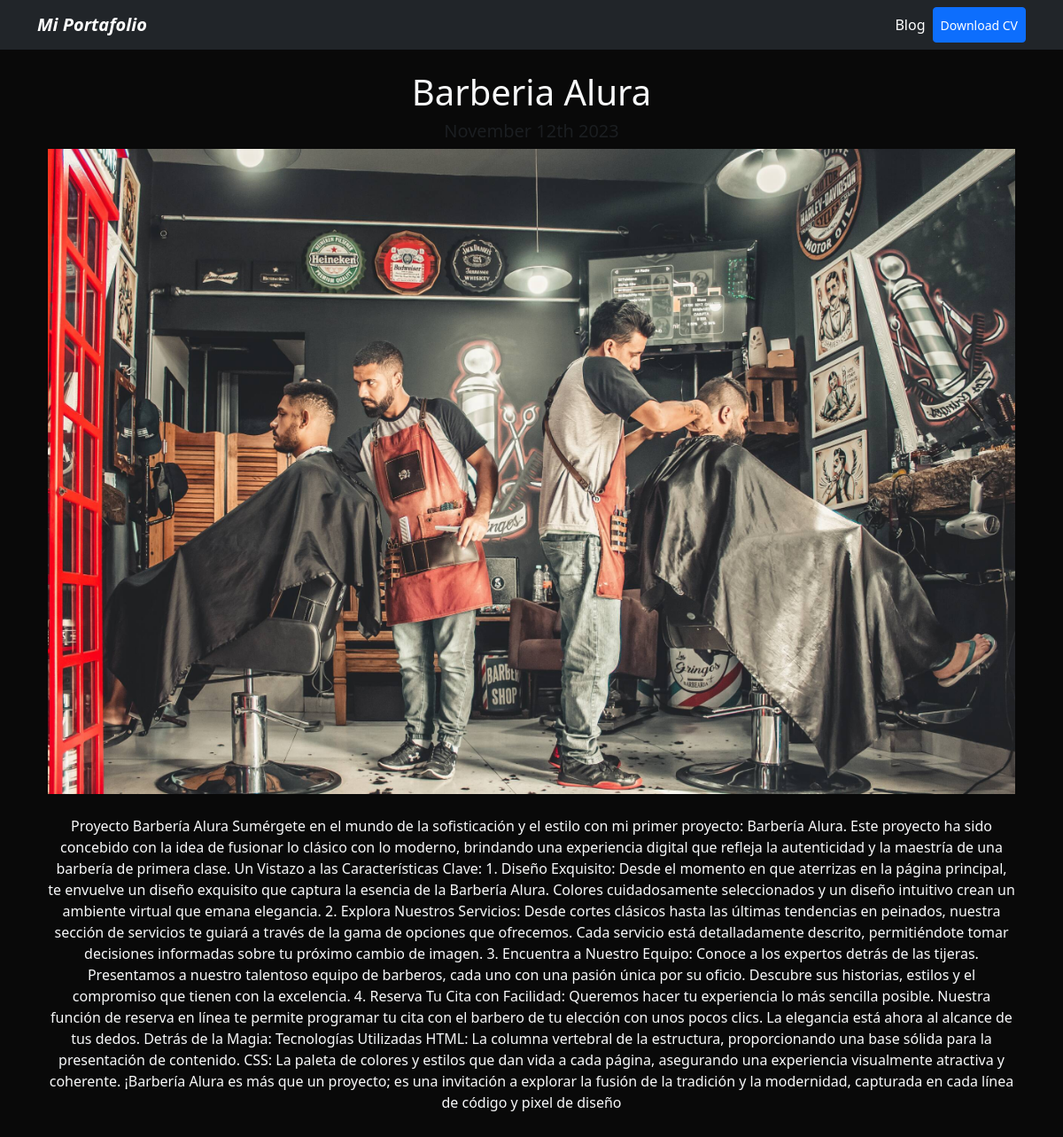
Page /blog/3 on the committed database.
### blog/models.py (models this page shows, shortened)
class Post(models.Model):
    title = models.CharField(max_length=100)
    description = models.TextField()
    image = models.ImageField(upload_to="blog/images")
    date = models.DateField(default=datetime.date.today)

### blog/views.py (the view)
# urls.py: path("<int:post_id>", views.post_detail, name="post_detail"),
def post_detail(request, post_id):
    post = get_object_or_404(Post, pk=post_id)
    return render(request, "post_detail.html", {"post": post})

### blog/templates/post_detail.html
{% extends 'layout.html' %}
{% block content %}
<div class="text-center">
  <h1>{{post.title}}</h1>
  <h2 class="my-2 h5 text-muted">{{post.date|date:'F jS Y'}}</h2>
  <img src="{{post.image.url}}" alt="{{post.title}}" class="img-fluid">
  <div class="my-4">
  {{post.description|safe}}
  </div>
</div>
{% endblock %}

### portfolio/static/main.css (style rules this page uses)
body { background: #090909; }

### rows in the picture
Post: title "Barberia Alura", date "November 12th 2023", image (picture), description "Proyecto Barbería Alura Sumérgete en el mundo de la sofisticación y el estilo con mi primer proyecto: Barbería Alura. Este proyecto ha sido concebido con la idea de fusionar lo clásico con lo moderno, brindando una experiencia digital que refleja la autenticidad y la maestría de una barbería de primera clase. Un Vistazo a las Características Clave: 1. Diseño Exquisito: Desde el momento en que aterrizas en la página principal, te envuelve un diseño exquisito que captura la esencia de la Barbería Alura. Colores cuidadosamente seleccionados y un diseño intuitivo crean un ambiente virtual que emana elegancia. 2. Explora Nuestros Servicios: Desde cortes clásicos hasta las últimas tendencias en…"
